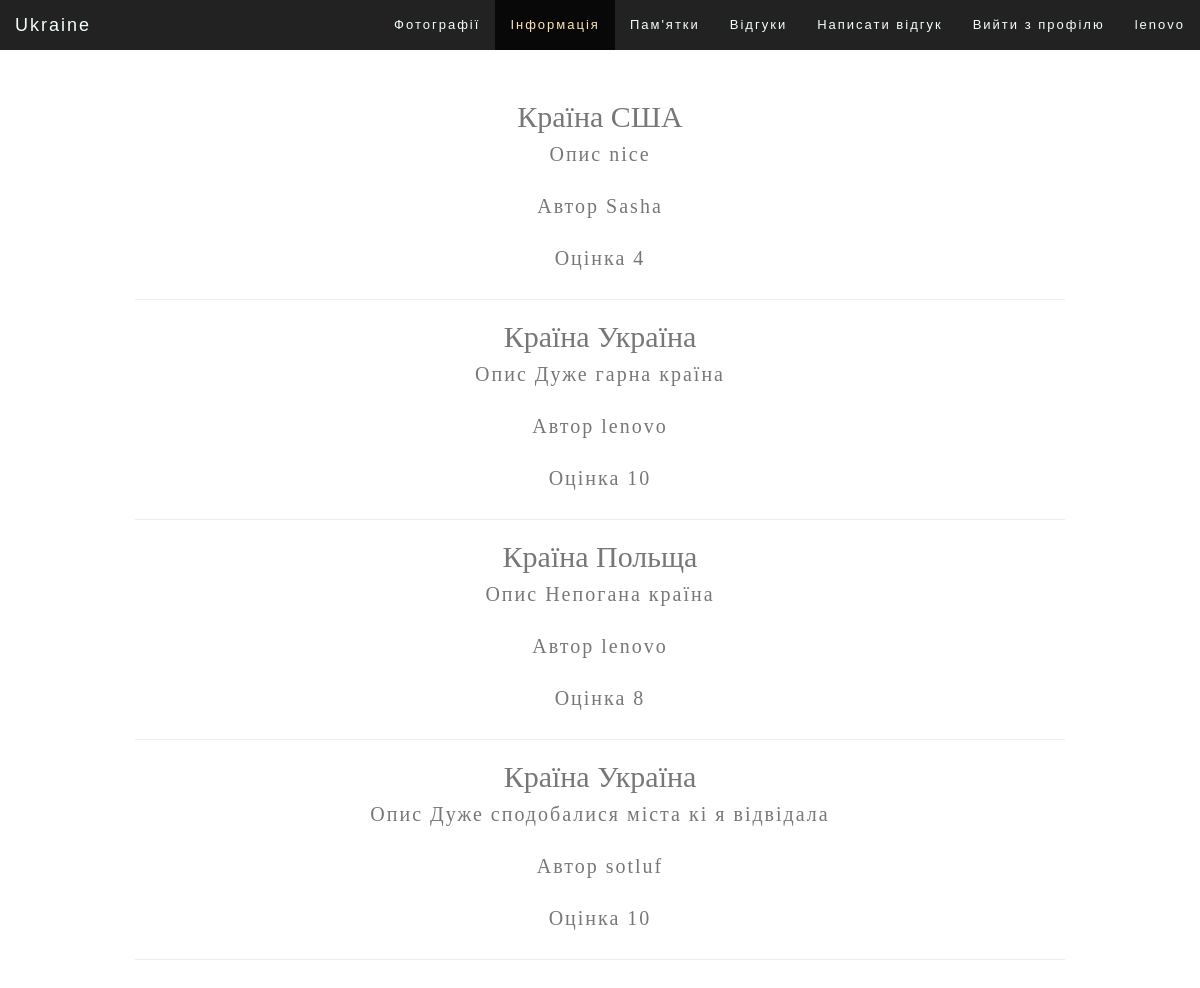
The page /review/ (signed in) on the database its author committed.
### memory/models.py (models this page shows, shortened)
class Review(models.Model):
    country = models.CharField(max_length=100)
    description = models.TextField()
    author = models.ForeignKey(User,on_delete=models.CASCADE)
    point = models.PositiveIntegerField(default=0)

### memory/views.py (the view)
# urls.py: path('review/',ReviewListView.as_view(),name='review')
class ReviewListView(View):
    def get(self,request):
        review = Review.objects.all()
        context = {'review':review}
        return render(request,'review_list.html', context=context)

### templates/review_list.html (shortened to what this page needs)
{% load static %}
<!DOCTYPE html>
<html>
<head>
    <link rel="stylesheet" href="https://maxcdn.bootstrapcdn.com/bootstrap/3.4.1/css/bootstrap.min.css">
</head>
<body id="page" data-spy="scroll" data-target=".navbar">
<nav class="navbar navbar-inverse navbar-fixed-top">
    <div class="container-fluid">
        <div class="navbar-header">
            <a class="navbar-brand" href="#page">Ukraine</a>
        </div>
        <div id="myNavbar">
            <ul class="nav navbar-nav navbar-right">
                <li><a href="#photo">Фотографії</a></li>
                <li><a href="#inform">Інформація</a></li>
                <li><a href="#monuments">Пам'ятки</a></li>
                {% if user.is_authenticated %}
                <li><a href="{% url 'review' %}">Відгуки</a></li>
                <li><a href="{% url 'add_review' %}">Написати відгук</a></li>
                <li><a href="{% url 'logout' %}">Вийти з профілю</a></li>
                <li><a href="#">{{ user.username }}</a></li>
                {% else %}
                <li><a href="{% url 'register' %}">Реєстрація</a></li>
                <li><a href="{% url 'login' %}">Авторизація</a></li>
                {% endif %}
            </ul>
        </div>
    </div>
</nav>
<body>
<div id="inform" class="container text-center">
{% for i in review %}
<h2>Країна {{ i.country }}</h2>
<h3>Опис {{ i.description }}</h3>
<h3>Автор {{ i.author }}</h3>
<h3>Оцінка {{ i.point }}</h3>
<hr>
{% endfor %}
</div>
</body>
</html>

### templates/review_list.html (style rules this page uses)
body, p { font: 17px "times New Roman", sans-serif; color: #777; }
h1, h3 { margin: 10px 0 30px 0; font-size: 20px; letter-spacing: 2px; }
.container { padding: 80px 120px; }
.navbar { font-family: "Time New Romans", sans-serif; margin-bottom: 0; border: 0; font-size: 13px; letter-spacing: 2px; }
.navbar li a, .navbar .navbar-brand { color: mintcream !important; }
.navbar-nav li.active a { color: moccasin !important; }

### rows shown on the page
Review: country "США", description "nice", author "Sasha", point "4"
Review: country "Україна", description "Дуже гарна країна", author "lenovo", point "10"
Review: country "Польща", description "Непогана країна", author "lenovo", point "8"
Review: country "Україна", description "Дуже сподобалися міста кі я відвідала", author "sotluf", point "10"

### other values the page prints
{{ user.username }} "lenovo"
